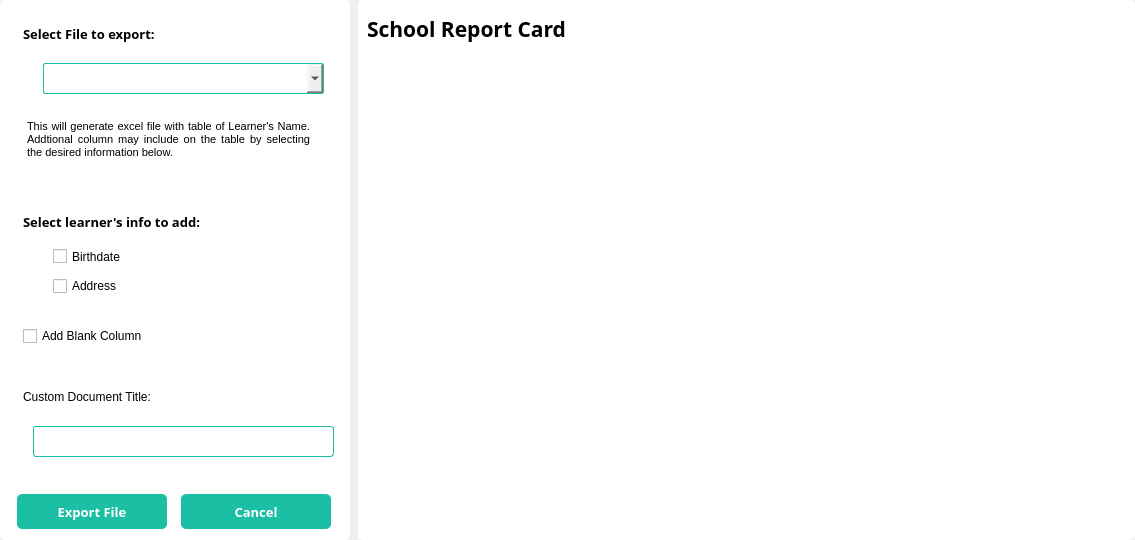
<?xml version="1.0" encoding="UTF-8"?>
<ui version="4.0">
 <class>ExpWindow</class>
 <widget class="QMainWindow" name="ExpWindow">
  <property name="geometry">
   <rect>
    <x>0</x>
    <y>0</y>
    <width>1135</width>
    <height>540</height>
   </rect>
  </property>
  <property name="windowTitle">
   <string>MainWindow</string>
  </property>
  <widget class="QWidget" name="centralwidget">
   <layout class="QHBoxLayout" name="horizontalLayout">
    <property name="spacing">
     <number>8</number>
    </property>
    <property name="leftMargin">
     <number>0</number>
    </property>
    <property name="topMargin">
     <number>0</number>
    </property>
    <property name="rightMargin">
     <number>0</number>
    </property>
    <property name="bottomMargin">
     <number>0</number>
    </property>
    <item>
     <widget class="QFrame" name="frame">
      <property name="minimumSize">
       <size>
        <width>350</width>
        <height>0</height>
       </size>
      </property>
      <property name="maximumSize">
       <size>
        <width>350</width>
        <height>16777215</height>
       </size>
      </property>
      <property name="styleSheet">
       <string notr="true">QFrame{
	background-color: rgb(255, 255, 255);
    border-radius: 5px;
}</string>
      </property>
      <property name="frameShape">
       <enum>QFrame::StyledPanel</enum>
      </property>
      <property name="frameShadow">
       <enum>QFrame::Raised</enum>
      </property>
      <layout class="QVBoxLayout" name="verticalLayout">
       <property name="spacing">
        <number>3</number>
       </property>
       <property name="leftMargin">
        <number>3</number>
       </property>
       <property name="topMargin">
        <number>3</number>
       </property>
       <property name="rightMargin">
        <number>3</number>
       </property>
       <property name="bottomMargin">
        <number>3</number>
       </property>
       <item>
        <widget class="QFrame" name="frame_6">
         <property name="minimumSize">
          <size>
           <width>0</width>
           <height>100</height>
          </size>
         </property>
         <property name="maximumSize">
          <size>
           <width>16777215</width>
           <height>100</height>
          </size>
         </property>
         <property name="styleSheet">
          <string notr="true">QFrame{
    border-radius: 0px;
}</string>
         </property>
         <property name="frameShape">
          <enum>QFrame::StyledPanel</enum>
         </property>
         <property name="frameShadow">
          <enum>QFrame::Raised</enum>
         </property>
         <widget class="QLabel" name="label">
          <property name="geometry">
           <rect>
            <x>20</x>
            <y>20</y>
            <width>181</width>
            <height>21</height>
           </rect>
          </property>
          <property name="font">
           <font>
            <family>Segoe UI Semibold</family>
            <pointsize>10</pointsize>
            <weight>75</weight>
            <bold>true</bold>
           </font>
          </property>
          <property name="text">
           <string>Select File to export:</string>
          </property>
         </widget>
         <widget class="QComboBox" name="selectFileOption">
          <property name="geometry">
           <rect>
            <x>40</x>
            <y>60</y>
            <width>281</width>
            <height>31</height>
           </rect>
          </property>
          <property name="font">
           <font>
            <family>Segoe UI</family>
            <pointsize>10</pointsize>
           </font>
          </property>
          <property name="styleSheet">
           <string notr="true">QComboBox{
border: 1px solid rgb(26, 191, 164);
border-radius: 2px;
}</string>
          </property>
         </widget>
        </widget>
       </item>
       <item>
        <widget class="QStackedWidget" name="stackedSide">
         <property name="currentIndex">
          <number>1</number>
         </property>
         <widget class="QWidget" name="sidePage1">
          <layout class="QVBoxLayout" name="verticalLayout_2">
           <property name="spacing">
            <number>0</number>
           </property>
           <property name="leftMargin">
            <number>0</number>
           </property>
           <property name="topMargin">
            <number>0</number>
           </property>
           <property name="rightMargin">
            <number>0</number>
           </property>
           <property name="bottomMargin">
            <number>0</number>
           </property>
           <item>
            <widget class="QFrame" name="rcardFrame">
             <property name="frameShape">
              <enum>QFrame::StyledPanel</enum>
             </property>
             <property name="frameShadow">
              <enum>QFrame::Raised</enum>
             </property>
             <layout class="QVBoxLayout" name="verticalLayout_8">
              <property name="spacing">
               <number>0</number>
              </property>
              <property name="leftMargin">
               <number>0</number>
              </property>
              <property name="topMargin">
               <number>0</number>
              </property>
              <property name="rightMargin">
               <number>0</number>
              </property>
              <property name="bottomMargin">
               <number>0</number>
              </property>
              <item>
               <widget class="QFrame" name="frame_7">
                <property name="minimumSize">
                 <size>
                  <width>0</width>
                  <height>145</height>
                 </size>
                </property>
                <property name="maximumSize">
                 <size>
                  <width>16777215</width>
                  <height>145</height>
                 </size>
                </property>
                <property name="styleSheet">
                 <string notr="true">QFrame{
    border-radius: 0px;
}</string>
                </property>
                <property name="frameShape">
                 <enum>QFrame::StyledPanel</enum>
                </property>
                <property name="frameShadow">
                 <enum>QFrame::Raised</enum>
                </property>
                <widget class="QRadioButton" name="selectAll">
                 <property name="geometry">
                  <rect>
                   <x>20</x>
                   <y>10</y>
                   <width>161</width>
                   <height>20</height>
                  </rect>
                 </property>
                 <property name="font">
                  <font>
                   <family>Segoe UI</family>
                   <pointsize>10</pointsize>
                   <weight>50</weight>
                   <bold>false</bold>
                  </font>
                 </property>
                 <property name="styleSheet">
                  <string notr="true"/>
                 </property>
                 <property name="text">
                  <string>Select all learners</string>
                 </property>
                </widget>
                <widget class="QRadioButton" name="selectFrom">
                 <property name="geometry">
                  <rect>
                   <x>20</x>
                   <y>40</y>
                   <width>221</width>
                   <height>21</height>
                  </rect>
                 </property>
                 <property name="font">
                  <font>
                   <family>Segoe UI</family>
                   <pointsize>10</pointsize>
                   <weight>50</weight>
                   <bold>false</bold>
                  </font>
                 </property>
                 <property name="text">
                  <string>Select learner from list</string>
                 </property>
                </widget>
                <widget class="QComboBox" name="selectOption">
                 <property name="geometry">
                  <rect>
                   <x>40</x>
                   <y>70</y>
                   <width>291</width>
                   <height>31</height>
                  </rect>
                 </property>
                 <property name="font">
                  <font>
                   <family>Segoe UI</family>
                   <pointsize>10</pointsize>
                  </font>
                 </property>
                 <property name="styleSheet">
                  <string notr="true">QComboBox{
border: 1px solid rgb(26, 191, 164);
border-radius: 2px;
}</string>
                 </property>
                </widget>
                <widget class="QPushButton" name="addBtn">
                 <property name="geometry">
                  <rect>
                   <x>130</x>
                   <y>110</y>
                   <width>93</width>
                   <height>28</height>
                  </rect>
                 </property>
                 <property name="font">
                  <font>
                   <family>Segoe UI Semibold</family>
                   <pointsize>8</pointsize>
                   <weight>75</weight>
                   <bold>true</bold>
                  </font>
                 </property>
                 <property name="styleSheet">
                  <string notr="true">QPushButton{
	color: rgb(26, 194, 161);
	border-radius: 10px;
	border: 2px solid rgb(191, 191, 191);
	background-color: rgb(255, 255, 255);
}
QPushButton:focus{
background-color: rgb(26, 194, 161);
	color: rgb(255, 255, 255);
 	border-radius: 10px;
}</string>
                 </property>
                 <property name="text">
                  <string>Add learner</string>
                 </property>
                </widget>
                <widget class="QPushButton" name="clrBtn">
                 <property name="geometry">
                  <rect>
                   <x>240</x>
                   <y>110</y>
                   <width>93</width>
                   <height>28</height>
                  </rect>
                 </property>
                 <property name="font">
                  <font>
                   <family>Segoe UI Semibold</family>
                   <weight>75</weight>
                   <bold>true</bold>
                  </font>
                 </property>
                 <property name="styleSheet">
                  <string notr="true">QPushButton{
	color: rgb(26, 194, 161);
	border-radius: 10px;
	border: 2px solid rgb(191, 191, 191);
	background-color: rgb(255, 255, 255);
}
QPushButton:focus{
background-color: rgb(26, 194, 161);
	color: rgb(255, 255, 255);
 	border-radius: 10px;
}</string>
                 </property>
                 <property name="text">
                  <string>Clear List</string>
                 </property>
                </widget>
               </widget>
              </item>
              <item>
               <widget class="QFrame" name="frame_4">
                <property name="styleSheet">
                 <string notr="true">QFrame{
    border-radius: 0px;
}</string>
                </property>
                <property name="frameShape">
                 <enum>QFrame::StyledPanel</enum>
                </property>
                <property name="frameShadow">
                 <enum>QFrame::Raised</enum>
                </property>
                <layout class="QVBoxLayout" name="verticalLayout_7">
                 <property name="leftMargin">
                  <number>40</number>
                 </property>
                 <item>
                  <widget class="QListWidget" name="listWidget_2">
                   <property name="styleSheet">
                    <string notr="true">QListWidget{
border: 1px solid rgb(26, 191, 164);
border-radius: 5px;
}</string>
                   </property>
                  </widget>
                 </item>
                </layout>
               </widget>
              </item>
             </layout>
            </widget>
           </item>
          </layout>
         </widget>
         <widget class="QWidget" name="sidePage2">
          <layout class="QVBoxLayout" name="verticalLayout_5">
           <property name="spacing">
            <number>0</number>
           </property>
           <property name="leftMargin">
            <number>0</number>
           </property>
           <property name="topMargin">
            <number>0</number>
           </property>
           <property name="rightMargin">
            <number>0</number>
           </property>
           <property name="bottomMargin">
            <number>0</number>
           </property>
           <item>
            <widget class="QFrame" name="classProfFrame">
             <property name="frameShape">
              <enum>QFrame::StyledPanel</enum>
             </property>
             <property name="frameShadow">
              <enum>QFrame::Raised</enum>
             </property>
             <widget class="QLabel" name="label_2">
              <property name="geometry">
               <rect>
                <x>20</x>
                <y>90</y>
                <width>281</width>
                <height>51</height>
               </rect>
              </property>
              <property name="font">
               <font>
                <family>Segoe UI Semibold</family>
                <pointsize>10</pointsize>
                <weight>75</weight>
                <bold>true</bold>
               </font>
              </property>
              <property name="text">
               <string>Select learner's info to add:</string>
              </property>
             </widget>
             <widget class="QCheckBox" name="bdayCheck">
              <property name="geometry">
               <rect>
                <x>50</x>
                <y>140</y>
                <width>171</width>
                <height>21</height>
               </rect>
              </property>
              <property name="font">
               <font>
                <family>Segoe UI</family>
                <pointsize>9</pointsize>
               </font>
              </property>
              <property name="text">
               <string>Birthdate</string>
              </property>
             </widget>
             <widget class="QCheckBox" name="addressCheck">
              <property name="geometry">
               <rect>
                <x>50</x>
                <y>170</y>
                <width>81</width>
                <height>20</height>
               </rect>
              </property>
              <property name="font">
               <font>
                <family>Segoe UI</family>
                <pointsize>9</pointsize>
               </font>
              </property>
              <property name="text">
               <string>Address</string>
              </property>
             </widget>
             <widget class="QCheckBox" name="blankCheck">
              <property name="geometry">
               <rect>
                <x>20</x>
                <y>220</y>
                <width>151</width>
                <height>20</height>
               </rect>
              </property>
              <property name="font">
               <font>
                <family>Segoe UI</family>
                <pointsize>9</pointsize>
               </font>
              </property>
              <property name="text">
               <string>Add Blank Column</string>
              </property>
             </widget>
             <widget class="QLabel" name="label_3">
              <property name="geometry">
               <rect>
                <x>20</x>
                <y>270</y>
                <width>261</width>
                <height>41</height>
               </rect>
              </property>
              <property name="font">
               <font>
                <family>Segoe UI</family>
                <pointsize>9</pointsize>
               </font>
              </property>
              <property name="text">
               <string>Custom Document Title:</string>
              </property>
             </widget>
             <widget class="QLineEdit" name="title">
              <property name="geometry">
               <rect>
                <x>30</x>
                <y>320</y>
                <width>301</width>
                <height>31</height>
               </rect>
              </property>
              <property name="font">
               <font>
                <family>Segoe UI</family>
                <pointsize>9</pointsize>
               </font>
              </property>
              <property name="styleSheet">
               <string notr="true">QLineEdit{
border: 1px solid rgb(26, 191, 164);
border-radius: 3px;
}</string>
              </property>
             </widget>
             <widget class="QTextEdit" name="textEdit">
              <property name="geometry">
               <rect>
                <x>20</x>
                <y>10</y>
                <width>291</width>
                <height>87</height>
               </rect>
              </property>
              <property name="html">
               <string>&lt;!DOCTYPE HTML PUBLIC &quot;-//W3C//DTD HTML 4.0//EN&quot; &quot;http://www.w3.org/TR/REC-html40/strict.dtd&quot;&gt;
&lt;html&gt;&lt;head&gt;&lt;meta name=&quot;qrichtext&quot; content=&quot;1&quot; /&gt;&lt;style type=&quot;text/css&quot;&gt;
p, li { white-space: pre-wrap; }
&lt;/style&gt;&lt;/head&gt;&lt;body style=&quot; font-family:'MS Shell Dlg 2'; font-size:7.8pt; font-weight:400; font-style:normal;&quot;&gt;
&lt;p align=&quot;justify&quot; style=&quot; margin-top:0px; margin-bottom:0px; margin-left:0px; margin-right:0px; -qt-block-indent:0; text-indent:0px;&quot;&gt;&lt;span style=&quot; font-size:8pt;&quot;&gt;This will generate excel file with table of Learner's Name. Addtional column may include on the table by selecting the desired information below.&lt;/span&gt;&lt;/p&gt;&lt;/body&gt;&lt;/html&gt;</string>
              </property>
             </widget>
            </widget>
           </item>
          </layout>
         </widget>
        </widget>
       </item>
       <item>
        <widget class="QFrame" name="frame_3">
         <property name="minimumSize">
          <size>
           <width>0</width>
           <height>50</height>
          </size>
         </property>
         <property name="maximumSize">
          <size>
           <width>16777215</width>
           <height>50</height>
          </size>
         </property>
         <property name="styleSheet">
          <string notr="true">QFrame{
    border-radius: 0px;
}
</string>
         </property>
         <property name="frameShape">
          <enum>QFrame::StyledPanel</enum>
         </property>
         <property name="frameShadow">
          <enum>QFrame::Raised</enum>
         </property>
         <layout class="QHBoxLayout" name="horizontalLayout_2">
          <property name="spacing">
           <number>5</number>
          </property>
          <property name="leftMargin">
           <number>5</number>
          </property>
          <property name="topMargin">
           <number>5</number>
          </property>
          <property name="rightMargin">
           <number>5</number>
          </property>
          <property name="bottomMargin">
           <number>5</number>
          </property>
          <item>
           <widget class="QPushButton" name="expBtn">
            <property name="minimumSize">
             <size>
              <width>150</width>
              <height>35</height>
             </size>
            </property>
            <property name="maximumSize">
             <size>
              <width>150</width>
              <height>35</height>
             </size>
            </property>
            <property name="font">
             <font>
              <family>Segoe UI Semibold</family>
              <pointsize>10</pointsize>
              <weight>75</weight>
              <bold>true</bold>
             </font>
            </property>
            <property name="styleSheet">
             <string notr="true">QPushButton{
	background-color: rgb(26, 191, 164);
	color: rgb(255, 255, 255);
	border-radius: 5px;
}

QPushButton:focus{
background-color: rgb(255, 255, 255);
color: rgb(67, 156, 250);
border-radius: 5px;
border: 2px solid rgb(26, 191, 164)
}</string>
            </property>
            <property name="text">
             <string>Export File</string>
            </property>
           </widget>
          </item>
          <item>
           <widget class="QPushButton" name="cancelBtn">
            <property name="minimumSize">
             <size>
              <width>150</width>
              <height>35</height>
             </size>
            </property>
            <property name="maximumSize">
             <size>
              <width>150</width>
              <height>35</height>
             </size>
            </property>
            <property name="font">
             <font>
              <family>Segoe UI Semibold</family>
              <pointsize>10</pointsize>
              <weight>75</weight>
              <bold>true</bold>
             </font>
            </property>
            <property name="styleSheet">
             <string notr="true">QPushButton{
	background-color: rgb(26, 191, 164);
	color: rgb(255, 255, 255);
	border-radius: 5px;
}

QPushButton:focus{
background-color: rgb(255, 255, 255);
color: rgb(67, 156, 250);
border-radius: 5px;
border: 2px solid rgb(26, 191, 164)
}</string>
            </property>
            <property name="text">
             <string>Cancel</string>
            </property>
           </widget>
          </item>
         </layout>
        </widget>
       </item>
      </layout>
     </widget>
    </item>
    <item>
     <widget class="QFrame" name="frame_2">
      <property name="minimumSize">
       <size>
        <width>0</width>
        <height>0</height>
       </size>
      </property>
      <property name="maximumSize">
       <size>
        <width>777</width>
        <height>540</height>
       </size>
      </property>
      <property name="styleSheet">
       <string notr="true">QFrame{
	background-color: rgb(255, 255, 255);
    border-radius: 5px;
}</string>
      </property>
      <property name="frameShape">
       <enum>QFrame::StyledPanel</enum>
      </property>
      <property name="frameShadow">
       <enum>QFrame::Raised</enum>
      </property>
      <layout class="QVBoxLayout" name="verticalLayout_3">
       <property name="spacing">
        <number>6</number>
       </property>
       <property name="leftMargin">
        <number>9</number>
       </property>
       <property name="topMargin">
        <number>9</number>
       </property>
       <property name="rightMargin">
        <number>9</number>
       </property>
       <property name="bottomMargin">
        <number>9</number>
       </property>
       <item>
        <widget class="QLabel" name="fileLabel">
         <property name="minimumSize">
          <size>
           <width>0</width>
           <height>40</height>
          </size>
         </property>
         <property name="maximumSize">
          <size>
           <width>16777215</width>
           <height>40</height>
          </size>
         </property>
         <property name="font">
          <font>
           <family>Segoe UI Semibold</family>
           <pointsize>16</pointsize>
           <weight>75</weight>
           <bold>true</bold>
          </font>
         </property>
         <property name="text">
          <string>School Report Card</string>
         </property>
        </widget>
       </item>
       <item>
        <widget class="QStackedWidget" name="stackedWidget">
         <property name="styleSheet">
          <string notr="true">QStackedWidget{
	background-color: rgb(255, 255, 255);
}</string>
         </property>
         <property name="currentIndex">
          <number>0</number>
         </property>
         <widget class="QWidget" name="page1">
          <property name="styleSheet">
           <string notr="true"/>
          </property>
          <layout class="QVBoxLayout" name="verticalLayout_4">
           <property name="spacing">
            <number>0</number>
           </property>
           <property name="leftMargin">
            <number>0</number>
           </property>
           <property name="topMargin">
            <number>0</number>
           </property>
           <property name="rightMargin">
            <number>0</number>
           </property>
           <property name="bottomMargin">
            <number>0</number>
           </property>
           <item>
            <widget class="QLabel" name="cardTempPic">
             <property name="styleSheet">
              <string notr="true"/>
             </property>
             <property name="text">
              <string/>
             </property>
             <property name="pixmap">
              <pixmap>icons/tempCard.png</pixmap>
             </property>
             <property name="scaledContents">
              <bool>true</bool>
             </property>
            </widget>
           </item>
          </layout>
         </widget>
         <widget class="QWidget" name="page2">
          <layout class="QVBoxLayout" name="verticalLayout_6">
           <property name="spacing">
            <number>0</number>
           </property>
           <property name="leftMargin">
            <number>0</number>
           </property>
           <property name="topMargin">
            <number>0</number>
           </property>
           <property name="rightMargin">
            <number>0</number>
           </property>
           <property name="bottomMargin">
            <number>0</number>
           </property>
           <item>
            <widget class="QLabel" name="classListPic">
             <property name="text">
              <string/>
             </property>
             <property name="pixmap">
              <pixmap>icons/tempList.jpg</pixmap>
             </property>
             <property name="scaledContents">
              <bool>true</bool>
             </property>
            </widget>
           </item>
          </layout>
         </widget>
        </widget>
       </item>
      </layout>
     </widget>
    </item>
   </layout>
  </widget>
 </widget>
 <resources/>
 <connections/>
</ui>
